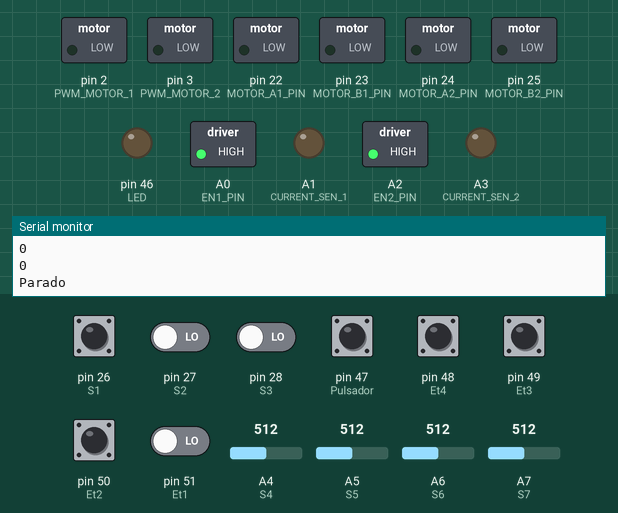
This sketch was run on a simulated Arduino Mega 2560, built with avr-gcc and run on an emulated ATmega2560. On the bench: switched loads named in the sketch (green lamp = pin HIGH), output pins drawn as LEDs (lit = HIGH), the last lines printed to the serial monitor. Dashed ring = blinking. Inputs (shaded band) come from the test bench; at power-on: pin 26 (S1), pin 48 (Et4), pin 49 (Et3), pin 50 (Et2) HIGH, pin 27 (S2), pin 28 (S3), pin 47 (Pulsador), pin 51 (Et1) LOW, A4 (S4) = 512, A5 (S5) = 512, A6 (S6) = 512, A7 (S7) = 512.

Above: at 1.2 s.
1.3 s: pin 47 (Pulsador) pulled HIGH for 0.15 s
At 1.8 s:
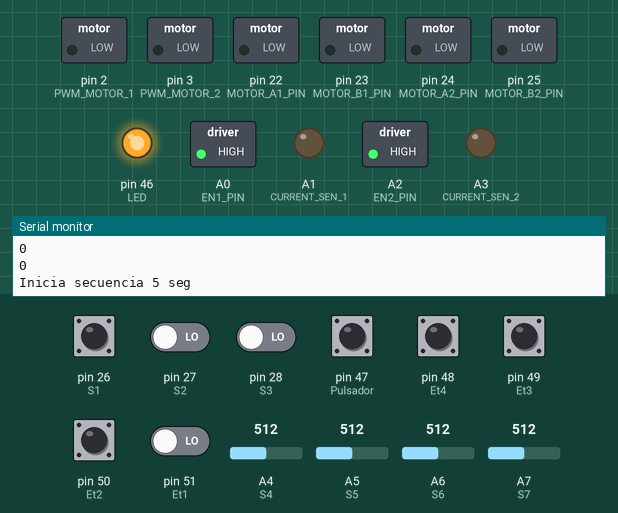
2.9 s: A4 (S4) set to 30
5.9 s: A5 (S5) set to 30
At 6.75 s:
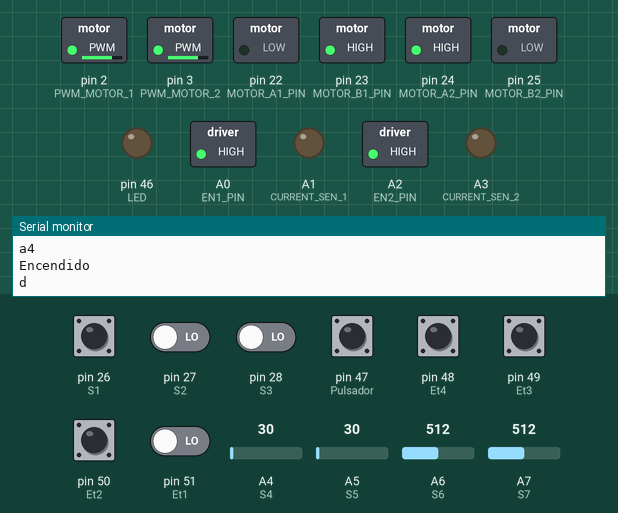
8.9 s: A5 (S5) set to 200
At 9.23 s:
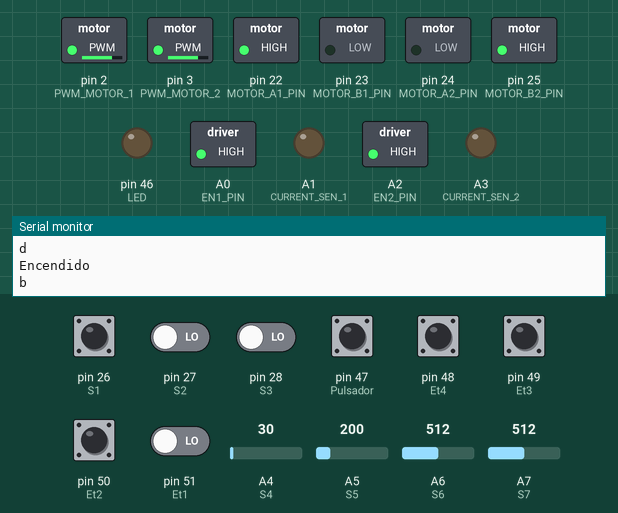
11.9 s: A6 (S6) set to 53
14.9 s: A6 (S6) set to 46
At 15.6 s:
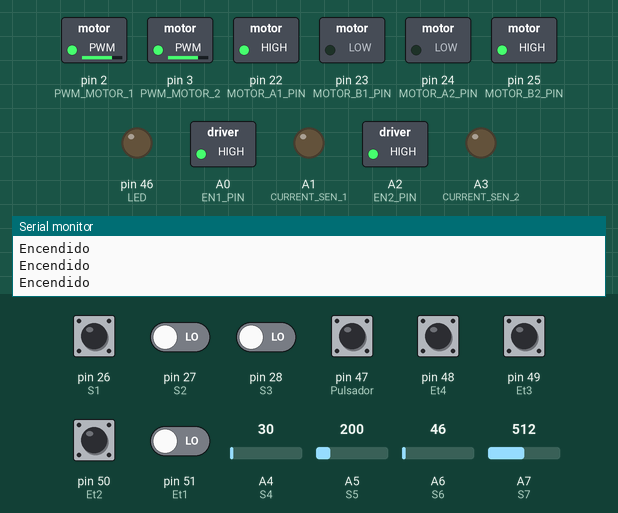
Timing chart, 0 to 17.9 s (numbered marks = the images above; inputs shaded):
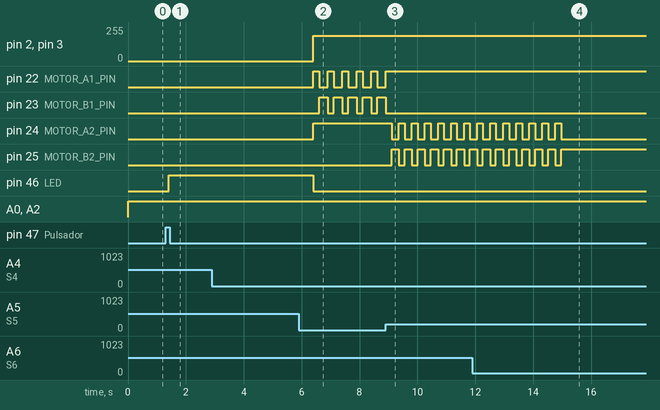

The sketch:

1erF_ficheros.ino
```cpp
#include "Arranque.h"
int count=-1;
void setup() {
Serial.begin(9600) ;
setup_Arranque();
}

void loop()
{
  //===================Habilitacion de  Motores==================//
  digitalWrite(EN1_PIN, HIGH);
  digitalWrite(EN2_PIN, HIGH);
  //==============lecturas infrarrojos==================//
  int O1 = digitalRead(S1);//frontal
  int O2 = digitalRead(S2);//derecha
  int O3 = digitalRead(S3);//izquierda
  //==============lecturas seguidor de linea=============//
  int L4 = analogRead(S4);//derecha frontal
  int L5 = analogRead(S5);//izquierda frontal
  int L6 = analogRead(S6);//derecha posterior
  int L7 = analogRead(S7);//izquierda posterior
  //=====LECTURA ESTRATEGIAS====//
  int E1=digitalRead(Et1);
  int E2=digitalRead(Et2);
  int E3=digitalRead(Et3);
  int E4=digitalRead(Et4);
  //=====LECTURA PULSADOR====//
  valor=digitalRead(Pulsador);
  if((valor == HIGH) && (valor_anterior==LOW) ){
    estado=1-estado;
    count=count+1;
    if(count%2 == 0){
     Serial.print("Inicia secuencia 5 seg");
     //=======SECUENCIA DE INICIO 5 S =============//
     digitalWrite(LED,HIGH);
     delay(5000);
     digitalWrite(LED,LOW);
     if(E1==1) //frente-frente
      {
           Avanzar();
      }
     if(E2==0) //atras-atras
      {
          GiroFrontalDerecho();
          delay(550);

      }
     if(E3==0) //derecha-derecha
      {

              GiroFrontalDerecho();
              delay(300);

      }
     if(E4==0) //izquierda-izquierda
      {

             GiroFrontalIzquierdo();
             delay(300);
      }


  }}
  valor_anterior = valor;
  //Serial.print(estado);
  if( estado == 1 )
  {   Serial.println("Encendido");
      MovPOB(L4,L5,L6,L7,O1,O2,O3);

  }
  else
  {
      Serial.println("Parado");
      ParoMotores(); //MOTORES APAGADOS estado = 0
      Serial.println("S LINEA");
      Serial.println( L4 );
      Serial.println( L5 );
      Serial.println( L6 );
      Serial.println( L7 );
      Serial.println("ESTRATEGIAS");
      Serial.println( E1 );
      Serial.println( E2 );
      Serial.println( E3 );
      Serial.println( E4 );
      Serial.println("OPONENTES");
      Serial.println( O1 );
      Serial.println( O2 );
      Serial.println( O3 );
      //delay(300);
  }
}
```

Arranque.h
```cpp
#include <Arduino.h>
//==========Definición de motores=============//
//============================================//
#define BRAKE 0            //======Freno======//
#define CW    1            //==============ClockWise (Rotación horaria)=========================//
#define CCW   2            //==============CounterClockWise (Rotación Antihoraria)==============//
  //===============Corriente de Seguridad==============================//

//======MOTOR (1) DERECHO=======//
#define MOTOR_A1_PIN 22   //===IN A Pin=====//
#define MOTOR_B1_PIN 23   //===IN B Pin=====//
#define PWM_MOTOR_1 2     //===PWM Pin======//
#define CURRENT_SEN_1 A1  //===CS Pin=======//
#define EN1_PIN A0        //===Enable Pin===//
#define MOTOR_1 0

//======MOTOR (2) IZQUIERDO=======//
#define MOTOR_A2_PIN 24   //====IN A Pin====//
#define MOTOR_B2_PIN 25   //====IN B Pin====//
#define PWM_MOTOR_2 3     //====PWM Pin=====//
#define CURRENT_SEN_2 A3  //====CS Pin======//
#define EN2_PIN A2        //====Enable Pin==//
#define MOTOR_2 1
short usSpeed = 190;    //========= Velocidad por defecto ==============//
short usSpeedMax=190;
unsigned short usMotor_Status = BRAKE;//=========Estado Motor= frenado=======//
//=========Definición de sensores===========//
//===============Infrarrojos================//
#define S1 26      //======Frontal Pin digital====//
#define S2 27      //======Derecha Pin digital
#define S3 28      //======Izquierda Pin digital
#define S8 30       //======Trasero Pin digital
//=============Seguidores de Linea================//
const int S4 = A4; //Frontal Derecho - Pin Analog
const int S5 = A5; //Frontal Izquierdo  - Pin Ananlog
const int S6 = A6; //Posterior Derecho - Pin Analog
const int S7 = A7; //Posterior Izquierdo - Pin Analog
//==========PULSADOR==========//
int const Pulsador = 47;
//========LED DE ENCENDIDO===========//
int const LED = 46;
//====BOTONES DE ESTRATEGIAS====//
int const Et1 = 51;
int const Et2 = 50;
int const Et3 = 49;
int const Et4 = 48;
//===================================//
int valor,valor_anterior,estado;
#include "MotorGo.h"
#include "MotorControl.h"
#include "MovSUMO_.h"
#include "MovPOB.h"
void setup_Arranque()
{
  //========== MOTOR (1) IZQUIERDO==========//
  pinMode(MOTOR_A1_PIN, OUTPUT);
  pinMode(MOTOR_B1_PIN, OUTPUT);
  pinMode(PWM_MOTOR_1, OUTPUT);
  pinMode(CURRENT_SEN_1, OUTPUT);
  pinMode(EN1_PIN, OUTPUT);
  //===========MOTOR (2) DERECHO============//
  pinMode(MOTOR_A2_PIN, OUTPUT);
  pinMode(MOTOR_B2_PIN, OUTPUT);
  pinMode(PWM_MOTOR_2, OUTPUT);
  pinMode(CURRENT_SEN_2, OUTPUT);
  pinMode(EN2_PIN, OUTPUT);
  //============INFRARROJO E18-D80NK=========//
  pinMode(S1,INPUT);
  pinMode(S2,INPUT);
  pinMode(S3,INPUT);
  //============SEGUIDOR DE LINEA==========//
  pinMode(S4,INPUT);//frontal derecho
  pinMode(S5,INPUT);//freontal izquierdo
  pinMode(S6,INPUT);//posterior derecho
  pinMode(S7,INPUT);//posterior izquierdo
  //========PULSADOR Y LED DE ENCENDIDO/APAGADO=============//
  pinMode(Pulsador,INPUT);
  pinMode(LED,OUTPUT);
  //======PIN ESTRATEGIA======//
  pinMode(Et1,INPUT);
  pinMode(Et2,INPUT);
  pinMode(Et3,INPUT);
  pinMode(Et4,INPUT);
}
```

MotorControl.h
```cpp
//========Funcion parada===========//
void Stop(uint8_t motor){
  usMotor_Status = BRAKE;
  motorGo(motor, usMotor_Status, 0);

}
//=========Funcion avance========//
void Forward(uint8_t motor){
  usMotor_Status = CW;
  motorGo(motor, usMotor_Status, usSpeed);
}

//===========Funcion retroceso==========//
void Reverse(uint8_t motor){
  usMotor_Status = CCW;
  motorGo(motor, usMotor_Status, usSpeed);
}

//=================funciones Movimientos del Sumo=======================//

void Avanzar()
{
  Forward(MOTOR_1);
  Forward(MOTOR_2);
}

void Retroceder()
{
   Reverse(MOTOR_2);
   Reverse(MOTOR_1);
}
void GiroPosteriorIzquierdo()
{
  Reverse(MOTOR_1);
  Stop(MOTOR_2);
 //Forward(MOTOR_2);
}
void GiroFrontalDerecho()
{
  Forward(MOTOR_2);
  //Stop(MOTOR_1);
  Reverse(MOTOR_1);
}
void GiroFrontalIzquierdo()
{
 Forward(MOTOR_1);
 //Stop(MOTOR_2);
 Reverse(MOTOR_2);
}
void GiroPosteriorDerecho()
{
  Reverse(MOTOR_2);
  Stop(MOTOR_1);
  //Forward(MOTOR_1);
}
void ParoMotores()
{
 Stop(MOTOR_1);
 Stop(MOTOR_2);
}
```

MotorGo.h
```cpp
//===============Funcion MotorGo====================//
/*Funcion que controla las variables
motor(0 o 1), direccion (cw o ccw) y pwm (0 a 255)*/
void motorGo(uint8_t motor, uint8_t direccion, uint8_t pwm){
  if(motor == MOTOR_2){
   //Serial.println("Motor 2");
    if(direccion == CW){
      digitalWrite(MOTOR_A1_PIN, LOW);
      digitalWrite(MOTOR_B1_PIN, HIGH);
    }else if(direccion == CCW){
      digitalWrite(MOTOR_A1_PIN, HIGH);
      digitalWrite(MOTOR_B1_PIN, LOW);
    }else{
      digitalWrite(MOTOR_A1_PIN, LOW);
      digitalWrite(MOTOR_B1_PIN, LOW);
    }
    analogWrite(PWM_MOTOR_1, pwm);
  }else if(motor == MOTOR_1){
   // Serial.println("Motor 1");
    if(direccion == CW){
      digitalWrite(MOTOR_A2_PIN, LOW);
      digitalWrite(MOTOR_B2_PIN, HIGH);
    }else if(direccion == CCW){
      digitalWrite(MOTOR_A2_PIN, HIGH);
      digitalWrite(MOTOR_B2_PIN, LOW);
    }else{
      digitalWrite(MOTOR_A2_PIN, LOW);
      digitalWrite(MOTOR_B2_PIN, LOW);
    }
    analogWrite(PWM_MOTOR_2, pwm);
  }
}
```

MovPOB.h
```cpp
void MovPOB(int L1,int L2,int L3,int L4,int O1,int O2,int O3)
{
/*L1 es derecho frontal
  L2 es izquierdo frontal
  L3 es derecho posterior
  L4 es izquierdo posterior
  O1 frontal
  O2 derecho
  O3 izquierdo
  O4 posterior
  El sensor de proximidad detecta con 0 y con 1 no detecta
  Mayor a 50 = negro
  Menor a 50 = blanco*/
int valor = 50;
if (L1>valor and L2>valor and L3>valor and L4>valor)       {   //Pista negra
    Serial.println("a");
    if(O1==0 and O2==1 and O3==1)
    {
      Serial.println("a1");
      Avanzar();
    }
    else if(O1==1 and O2==0 and O3==1)
    {
      Serial.println("a2");
      GiroFrontalDerecho();
    }
    else if(O1==1 and O2==1 and O3==0)
    {
      Serial.println("a3");
      GiroFrontalIzquierdo();
    }
    else
    {
      Serial.println("a4");
      Avanzar();
    }
    //delay(500);
}
else if ( L4>valor and L3>valor and L2>valor and L1<valor) //L1 derecho frontal
     {//frontal derecho detecta linea blanca
     // if(O1==0 or O2==0 or O3==0){
       // GiroPosteriorIzquierdo();
        //delay(80);}
      //else{
      Serial.println("b");
        Retroceder();
        delay(200);
        GiroFrontalIzquierdo();
        delay(250);//}
     }
else if ( L4>valor and L3>valor and L2<valor and L1>valor)//L2 izquierdo frontal
     {//frontal izquierdo detecta linea
      //giro a la derecha
       //if(O1==0 or O2==0 or O3==0){
        //GiroPosteriorDerecho();
        //delay(80);}
       //else{
       Serial.println("c");
        Retroceder();
        delay(200);
        GiroFrontalDerecho();
        delay(250);//}
      }
else if ( L4>valor and L3>valor and L2<valor and L1<valor)//L2 & L1
      {//frontales derecho, izquierdo
       //Retroceder
       Serial.println("d");
        Retroceder();
        delay(200);
        GiroFrontalDerecho();// o izquierdo
        delay(300);
      }
else if( L4<valor and L3>valor and L2>valor and L1>valor) //sensor posterior izquierdo L4
      {//posterior derecho (trasero)
       //giro a la izquierda
        Avanzar();
      }
else if( L4>valor and L3<valor and L2>valor and L1>valor)//sensor posterior derecho L3
      {// posterior derecho posterior izquierdo
       Avanzar();
      }
else if ( L4<valor and L3<valor and L2>valor and L1>valor)//sensor L3 y L4
     {//Posteriores derecho , izquierdo
      //Avanzar frontal
        Avanzar();
      }
else if ( L4>valor and L3<valor and L2>valor and L1<valor)//sensor L1 y L3 toda la derecha
     {
        GiroFrontalIzquierdo();
      }
else if ( L4<valor and L3>valor and L2<valor and L1>valor)//sensor L2 y L4 toda la izquierda
     {
        GiroFrontalDerecho();
     }

} //end MovPOB
```

MovSUMO_.h
```cpp
void MovSumo(int L1,int L2,int L3,int L4,int O1,int O2,int O3)
{       /*L1 es derecho frontal
        L2 es izquierdo frontal
        L3 es derecho posterior
        L4 es izquierdo posterior*/
        /*O1 frontal
          O2 derecho
          O3 izquierdo
          O4 posterior
          */
          /*El sensor de proximidad detecta con 0 y con 1 no detecta */
   int valor = 50;
    /*mayor a 50 = negro
      menor a 50 = blanco*/
      //L1 frontal derecho
      //L2 frontal izquierdo
      //L3 posterior derecho
      //L4 posterior izquierdo


   if (L1>valor and L2>valor and L3>valor and L4>valor )     //full negro
      {//motor avanzando a full

      if(O1==0 and O2==1 and O3==1)
      {
        Avanzar();
      }
      else if(O1==1 and O2==0 and O3==1)
      {
        GiroFrontalDerecho();
        delay(200);
      }
       else if(O1==1 and O2==1 and O3==0)
      {
        GiroFrontalIzquierdo();
        delay(200);
      }
      else if(O1==0 and O2==0 and O3==0)
      {
        Avanzar();
      }
      else if(O1==0 and O2==0 and O3==1)
      {
       GiroFrontalDerecho();
        delay(200);
      }
        else if(O1==0 and O2==1 and O3==0)
      {
        GiroFrontalIzquierdo();
        delay(200);
      }
      else
      {
        Avanzar();
      }

   }else if ( L4>valor and L3>valor and L2>valor and L1<valor) //L1
     { //frontal derecho detecta linea blanca
      Retroceder();
      delay(400);
      GiroFrontalIzquierdo();
      delay(200);
     }
   else if ( L4>valor and L3>valor and L2<valor and L1>valor)//L2
      {//frontal izquierdo detecta linea
       //giro a la derecha
      Retroceder();
       delay(400);
       GiroFrontalDerecho();
       delay(200);
      }
   else if ( L4>valor and L3>valor and L2<valor and L1<valor)//L2 & L1
      {//frontales derecho, izquierdo
      //Retroceder
        Retroceder();
        delay(400);
        GiroFrontalDerecho();
        delay(200);
      }
   else if( L4<valor and L3>valor and L2>valor and L1>valor) //sensor posterior izquierdo L4
      {//posterior derecho (trasero)
      //giro a la izquierda
        Avanzar();
      }
   else if( L4>valor and L3<valor and L2>valor and L1>valor)//sensor posterior derecho L3
     {// posterior derecho posterior izquierdo
      Avanzar();
     }
   else if ( L4<valor and L3<valor and L2>valor and L1>valor)//sensor L3 y L4
      {//Posteriores derecho , izquierdo
      //Avanzar frontal
        Avanzar();
      }

}


//==================== Funcion Seguidor de Linea =====================//

/*void LecturaSeguidores(int L1, int L2, int L3, int L4)
{
 Serial.print("Analog Reading sensor1=");
  Serial.print(L1);
  Serial.print("\n Analog Reading sensor2= ");
  Serial.print(L2);
  Serial.print("Analog Reading sensor3=");
  Serial.print(L3);
  Serial.print("\n Analog Reading sensor4= ");
  Serial.print(L4);
  delay(2000);
}*/


/*void LecturaProximidad(int L1, int L2, int L3, int L4)
{
      if(L1==0 or L2==0 or L3==0 or L4==0)
        {
          Serial.println("Obstaculo detectado ");
          Avanzar();
        }
       else
        {
          Serial.println("Libre");
          GiroFrontalDerecho();
        }
}*/
```

Measured:
- the behaviour switches between 51 and 50 on A6 (S6) (found by bisection; images 3 and 4)
- after the input at 1.3 s, pin 46 (LED): LOW → HIGH after 0.11 s
- after the input at 2.9 s, every drawn part: stays the same
- after the input at 5.9 s, pin 23 (MOTOR_B1_PIN): alternates HIGH for 0.30 s and LOW for 0.20 s, starting after 0.71 s; pin 24 (MOTOR_A2_PIN): goes on until 6.4 s, then stays HIGH; pin 25 (MOTOR_B2_PIN): stops changing and stays LOW
- after the input at 8.9 s, pin 22 (MOTOR_A1_PIN): goes on until 8.9 s, then stays HIGH; pin 23 (MOTOR_B1_PIN): goes on until 8.9 s, then stays LOW; pin 24 (MOTOR_A2_PIN): alternates HIGH for 0.20 s and LOW for 0.25 s, starting after 0.21 s; pin 25 (MOTOR_B2_PIN): alternates HIGH for 0.25 s and LOW for 0.20 s, starting after 0.21 s
- after the input at 14.9 s, pin 24 (MOTOR_A2_PIN): goes on until 15.0 s, then stays LOW; pin 25 (MOTOR_B2_PIN): goes on until 15.0 s, then stays HIGH
- by itself, pin 22 (MOTOR_A1_PIN): alternates HIGH for 0.20 s and LOW for 0.30 s
